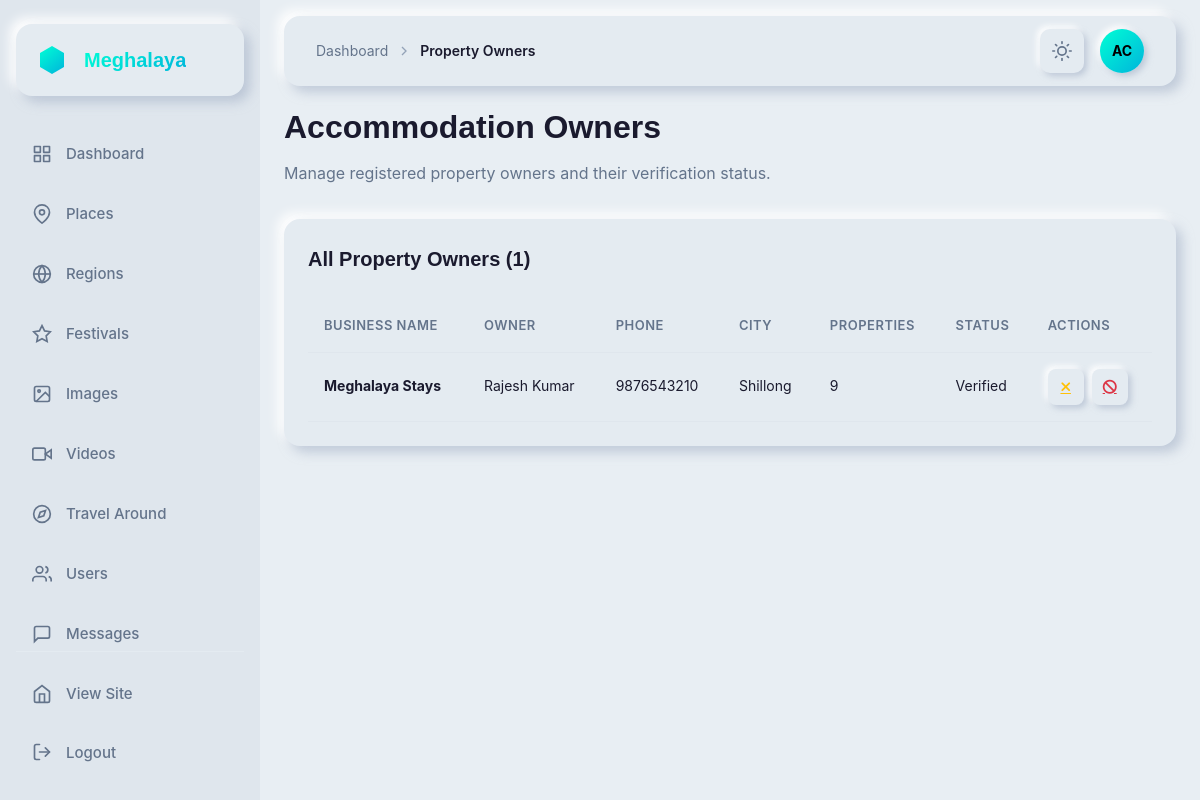
The page /dashboard/accommodation-owners/ (signed in) on the database its author committed.
### app/models.py (models this page shows, shortened)
class AccommodationOwner(models.Model):
    user = models.OneToOneField(User, on_delete=models.CASCADE, related_name='accommodation_owner_profile')
    business_name = models.CharField(max_length=200)
    owner_name = models.CharField(max_length=100)
    phone = models.CharField(max_length=15)
    alternate_phone = models.CharField(max_length=15, blank=True, null=True)
    email = models.EmailField()
    address = models.TextField()
    city = models.CharField(max_length=100, default='Shillong')
    profile_photo = models.ImageField(upload_to='accommodation_owners/', blank=True, null=True)
    id_proof = models.ImageField(upload_to='accommodation_owners/id_proofs/', blank=True, null=True)
    is_verified = models.BooleanField(default=False)
    is_active = models.BooleanField(default=True)
    upi_id = models.CharField(max_length=100, blank=True, null=True, help_text='UPI ID for payments')
    qr_code = models.ImageField(upload_to='accommodation_owners/qr_codes/', blank=True, null=True, help_text='Payment QR Code')
    created_at = models.DateTimeField(auto_now_add=True)
    updated_at = models.DateTimeField(auto_now=True)
    class Meta:
        ordering = ['-created_at']

### app/dashboard_views.py (the view)
# urls.py: path('accommodation-owners/', dashboard_views.dashboard_accommodation_owners, name='dashboard_accommodation_owners'),
@login_required
@user_passes_test(is_staff_or_superuser)
def dashboard_accommodation_owners(request):
    owners = AccommodationOwner.objects.all().select_related('user').prefetch_related('accommodations').order_by('-created_at')
    return render(request, 'dashboard/accommodation_owners_list.html', {'owners': owners})

### app/context_processors.py (called while the page is built)
def navbar_context(request):
    placeName = cache.get('navbar_places')
    if placeName is None:
        placeName = list(MeghalayaImages.objects.values('name').exclude(
            name__in=["Cherrapunji", "Police Bazar", "Seven Sister Falls", "Dawki River", "Cathedral of Mary"]
        ).distinct())
        cache.set('navbar_places', placeName, 300)
    return {
        'placeName': placeName
    }

### app/dashboard_views.py (called while the page is built)
def is_staff_or_superuser(user):
    return user.is_staff or user.is_superuser

### templates/dashboard/accommodation_owners_list.html (shortened to what this page needs)
{% extends 'dashboard/base.html' %}
{% block breadcrumb %}
<svg class="breadcrumb-separator" width="16" height="16" viewBox="0 0 24 24" fill="none" stroke="currentColor" stroke-width="2">
    <polyline points="9 18 15 12 9 6"></polyline>
</svg>
<span class="breadcrumb-current">Property Owners</span>
{% endblock %}
{% block content %}
<div class="title-section cascade-in">
    <h1 class="page-title">Accommodation Owners</h1>
    <p class="page-subtitle">Manage registered property owners and their verification status.</p>
</div>
<div class="card nm-flat cascade-in">
    <div class="card-header">
        <h2 class="card-title">All Property Owners ({{ owners.count }})</h2>
    </div>
    <div class="table-container">
        <table class="data-table">
            <thead>
                <tr>
                    <th>Business Name</th>
                    <th>Owner</th>
                    <th>Phone</th>
                    <th>City</th>
                    <th>Properties</th>
                    <th>Status</th>
                    <th>Actions</th>
                </tr>
            </thead>
            <tbody>
                {% for owner in owners %}
                <tr>
                    <td><strong>{{ owner.business_name }}</strong></td>
                    <td>{{ owner.owner_name }}</td>
                    <td>{{ owner.phone }}</td>
                    <td>{{ owner.city }}</td>
                    <td>{{ owner.accommodations.count }}</td>
                    <td>
                        {% if owner.is_verified %}
                        <span class="status-badge status-success">Verified</span>
                        {% else %}
                        <span class="status-badge status-warning">Pending</span>
                        {% endif %}
                    </td>
                    <td>
                        <div class="table-actions">
                            {% if not owner.is_verified %}
                            <a href="{% url 'dashboard_accommodation_owner_action' owner.pk %}?action=verify" class="action-btn nm-button" title="Verify" style="color: #28a745;">
                                <i class="fas fa-check"></i>
                            </a>
                            {% else %}
                            <a href="{% url 'dashboard_accommodation_owner_action' owner.pk %}?action=unverify" class="action-btn nm-button" title="Unverify" style="color: #ffc107;">
                                <i class="fas fa-times"></i>
                            </a>
                            {% endif %}
                            {% if owner.is_active %}
                            <a href="{% url 'dashboard_accommodation_owner_action' owner.pk %}?action=deactivate" class="action-btn nm-button" title="Deactivate" style="color: #dc3545;">
                                <i class="fas fa-ban"></i>
                            </a>
                            {% else %}
                            <a href="{% url 'dashboard_accommodation_owner_action' owner.pk %}?action=activate" class="action-btn nm-button" title="Activate" style="color: #28a745;">
                                <i class="fas fa-check-circle"></i>
                            </a>
                            {% endif %}
                        </div>
                    </td>
                </tr>
                {% empty %}
                <tr>
                    <td colspan="7" style="text-align: center; color: var(--text-muted);">No property owners registered yet</td>
                </tr>
                {% endfor %}
            </tbody>
        </table>
    </div>
</div>
{% endblock %}

### templates/dashboard/base.html (shortened to what this page needs)
{% load static %}
<!DOCTYPE html>
<html lang="en">
<head>
    <link href="https://api.fontshare.com/v2/css?f[]=general-sans@600,700&f[]=satoshi@400,500&display=swap" rel="stylesheet">
    <link rel="stylesheet" href="{% static 'css/dashboard.css' %}">
    <link rel="stylesheet" href="https://cdnjs.cloudflare.com/ajax/libs/font-awesome/6.4.0/css/all.min.css">
</head>
<body>
    <aside class="sidebar">
        <div class="sidebar-inner">
            <div class="logo-container nm-flat">
                <div class="logo-icon">
                </div>
                <span class="logo-text">Meghalaya</span>
            </div>
            <nav class="sidebar-nav">
                <a href="{% url 'dashboard_home' %}" class="sidebar-link {% if request.resolver_match.url_name == 'dashboard_home' %}active{% endif %}">
                    <div class="sidebar-link-icon">
                    </div>
                    <span>Dashboard</span>
                </a>
                <a href="{% url 'dashboard_places' %}" class="sidebar-link {% if 'places' in request.resolver_match.url_name %}active{% endif %}">
                    <div class="sidebar-link-icon">
                        <svg width="20" height="20" viewBox="0 0 24 24" fill="none" stroke="currentColor" stroke-width="2">
                            <path d="M21 10c0 7-9 13-9 13s-9-6-9-13a9 9 0 0 1 18 0z"></path>
                            <circle cx="12" cy="10" r="3"></circle>
                        </svg>
                    </div>
                    <span>Places</span>
                </a>
                <a href="{% url 'dashboard_regions' %}" class="sidebar-link {% if 'regions' in request.resolver_match.url_name %}active{% endif %}">
                    <div class="sidebar-link-icon">
                        <svg width="20" height="20" viewBox="0 0 24 24" fill="none" stroke="currentColor" stroke-width="2">
                            <circle cx="12" cy="12" r="10"></circle>
                            <line x1="2" y1="12" x2="22" y2="12"></line>
                            <path d="M12 2a15.3 15.3 0 0 1 4 10 15.3 15.3 0 0 1-4 10 15.3 15.3 0 0 1-4-10 15.3 15.3 0 0 1 4-10z"></path>
                        </svg>
                    </div>
                    <span>Regions</span>
                </a>
                <a href="{% url 'dashboard_festivals' %}" class="sidebar-link {% if 'festivals' in request.resolver_match.url_name %}active{% endif %}">
                    <div class="sidebar-link-icon">
                        <svg width="20" height="20" viewBox="0 0 24 24" fill="none" stroke="currentColor" stroke-width="2">
                            <polygon points="12 2 15.09 8.26 22 9.27 17 14.14 18.18 21.02 12 17.77 5.82 21.02 7 14.14 2 9.27 8.91 8.26 12 2"></polygon>
                        </svg>
                    </div>
                    <span>Festivals</span>
                </a>
                <a href="{% url 'dashboard_images' %}" class="sidebar-link {% if 'images' in request.resolver_match.url_name %}active{% endif %}">
                    <div class="sidebar-link-icon">
                        <svg width="20" height="20" viewBox="0 0 24 24" fill="none" stroke="currentColor" stroke-width="2">
                            <rect x="3" y="3" width="18" height="18" rx="2" ry="2"></rect>
                            <circle cx="8.5" cy="8.5" r="1.5"></circle>
                            <polyline points="21 15 16 10 5 21"></polyline>
                        </svg>
                    </div>
                    <span>Images</span>
                </a>
                <a href="{% url 'dashboard_videos' %}" class="sidebar-link {% if 'videos' in request.resolver_match.url_name %}active{% endif %}">
                    <div class="sidebar-link-icon">
                        <svg width="20" height="20" viewBox="0 0 24 24" fill="none" stroke="currentColor" stroke-width="2">
                            <polygon points="23 7 16 12 23 17 23 7"></polygon>
                            <rect x="1" y="5" width="15" height="14" rx="2" ry="2"></rect>
                        </svg>
                    </div>
                    <span>Videos</span>
                </a>
                <a href="{% url 'dashboard_travel' %}" class="sidebar-link {% if 'travel' in request.resolver_match.url_name %}active{% endif %}">
                    <div class="sidebar-link-icon">
                        <svg width="20" height="20" viewBox="0 0 24 24" fill="none" stroke="currentColor" stroke-width="2">
                            <circle cx="12" cy="12" r="10"></circle>
                            <polygon points="16.24 7.76 14.12 14.12 7.76 16.24 9.88 9.88 16.24 7.76"></polygon>
                        </svg>
                    </div>
                    <span>Travel Around</span>
                </a>
                <a href="{% url 'dashboard_users' %}" class="sidebar-link {% if 'users' in request.resolver_match.url_name %}active{% endif %}">
                    <div class="sidebar-link-icon">
                        <svg width="20" height="20" viewBox="0 0 24 24" fill="none" stroke="currentColor" stroke-width="2">
                            <path d="M17 21v-2a4 4 0 0 0-4-4H5a4 4 0 0 0-4 4v2"></path>
                            <circle cx="9" cy="7" r="4"></circle>
                            <path d="M23 21v-2a4 4 0 0 0-3-3.87"></path>
                            <path d="M16 3.13a4 4 0 0 1 0 7.75"></path>
                        </svg>
                    </div>
                    <span>Users</span>
                </a>
                <a href="{% url 'dashboard_messages' %}" class="sidebar-link {% if 'message' in request.resolver_match.url_name %}active{% endif %}">
                    <div class="sidebar-link-icon">
                        <svg width="20" height="20" viewBox="0 0 24 24" fill="none" stroke="currentColor" stroke-width="2">
                            <path d="M21 15a2 2 0 0 1-2 2H7l-4 4V5a2 2 0 0 1 2-2h14a2 2 0 0 1 2 2z"></path>
                        </svg>
                    </div>
                    <span>Messages</span>
                </a>
            </nav>
            <div class="sidebar-footer">
                <a href="{% url 'home' %}" class="sidebar-link">
                    <div class="sidebar-link-icon">
                        <svg width="20" height="20" viewBox="0 0 24 24" fill="none" stroke="currentColor" stroke-width="2">
                            <path d="M3 9l9-7 9 7v11a2 2 0 0 1-2 2H5a2 2 0 0 1-2-2z"></path>
                            <polyline points="9 22 9 12 15 12 15 22"></polyline>
                        </svg>
                    </div>
                    <span>View Site</span>
                </a>
                <form method="post" action="{% url 'logout' %}" class="sidebar-logout-form">
                    <button type="submit" class="sidebar-link logout-btn">
                        <div class="sidebar-link-icon">
                            <svg width="20" height="20" viewBox="0 0 24 24" fill="none" stroke="currentColor" stroke-width="2" stroke-linecap="round" stroke-linejoin="round">
                                <path d="M9 21H5a2 2 0 0 1-2-2V5a2 2 0 0 1 2-2h4"></path>
                                <polyline points="16 17 21 12 16 7"></polyline>
                                <line x1="21" y1="12" x2="9" y2="12"></line>
                            </svg>
                        </div>
                        <span>Logout</span>
                    </button>
                </form>
            </div>
        </div>
    </aside>
    <main class="main-content">
        <header class="header nm-flat">
            <div class="header-left">
                <nav class="breadcrumb">
                    <a href="{% url 'dashboard_home' %}" class="breadcrumb-link">Dashboard</a>
                    {% block breadcrumb %}{% endblock %}
                </nav>
            </div>
            <div class="header-right">
                <button class="header-btn nm-button theme-toggle" aria-label="Toggle theme" id="themeToggle">
                </button>
                <div class="profile-avatar">
                    <span class="avatar-text">{{ user.username|slice:":2"|upper }}</span>
                </div>
            </div>
        </header>
        <div class="content-wrapper">
            {% block content %}{% endblock %}
        </div>
    </main>
</body>
</html>

### rows shown on the page
AccommodationOwner: business_name "Meghalaya Stays", owner_name "Rajesh Kumar", phone "9876543210", city "Shillong", accommodations.count "9", is_verified "Verified", is_active True (drawn)

### other values the page prints
{{ user.username|slice:":2"|upper }} "AC"
{{ owners.count }} "1"
